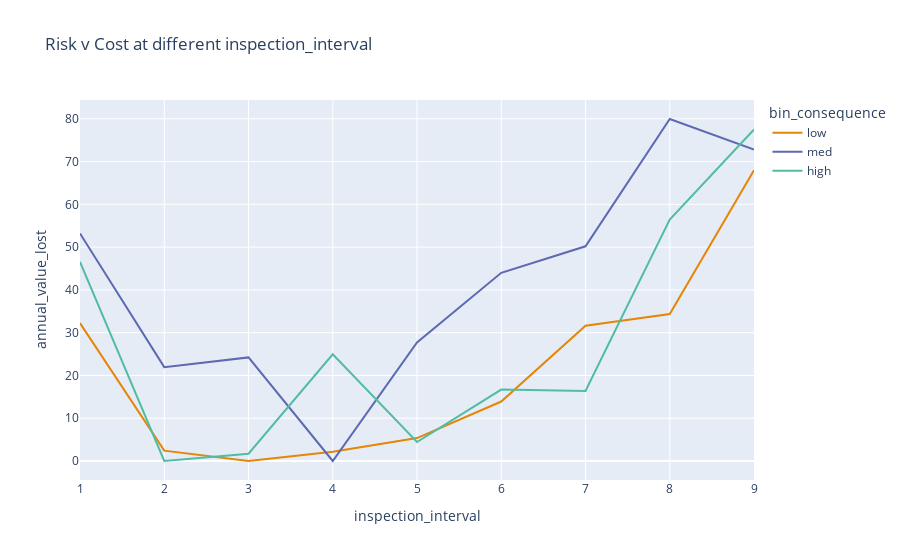

Here is the notebook cell this chart was saved with:
### Code cell
df_plot = df_all
fig = px.line(df_plot, x=sens_var, y="annual_value_lost", color=by, title=f'Risk v Cost at different {sens_var}', color_discrete_sequence=px.colors.qualitative.Vivid)
fig.show()

### Figure 1 — Plotly figure (JSON) as saved in the notebook; plotly's stock layout.template omitted (floating-point values rounded to 4 significant figures)
{"data": [{"hovertemplate": "bin_consequence=low<br>inspection_interval=%{x}<br>annual_value_lost=%{y}<extra></extra>", "legendgroup": "low", "line": {"color": "rgb(229, 134, 6)", "dash": "solid"}, "mode": "lines", "name": "low", "orientation": "v", "showlegend": true, "type": "scatter", "x": [1, 2, 3, 4, 5, 6, 7, 8, 9], "xaxis": "x", "y": [32.24, 2.42, 0, 2.14, 5.36, 13.9, 31.63, 34.35, 67.99], "yaxis": "y"}, {"hovertemplate": "bin_consequence=med<br>inspection_interval=%{x}<br>annual_value_lost=%{y}<extra></extra>", "legendgroup": "med", "line": {"color": "rgb(93, 105, 177)", "dash": "solid"}, "mode": "lines", "name": "med", "orientation": "v", "showlegend": true, "type": "scatter", "x": [1, 2, 3, 4, 5, 6, 7, 8, 9], "xaxis": "x", "y": [53.2, 21.94, 24.22, 0, 27.72, 44, 50.19, 79.95, 72.83], "yaxis": "y"}, {"hovertemplate": "bin_consequence=high<br>inspection_interval=%{x}<br>annual_value_lost=%{y}<extra></extra>", "legendgroup": "high", "line": {"color": "rgb(82, 188, 163)", "dash": "solid"}, "mode": "lines", "name": "high", "orientation": "v", "showlegend": true, "type": "scatter", "x": [1, 2, 3, 4, 5, 6, 7, 8, 9], "xaxis": "x", "y": [46.55, 0, 1.69, 24.95, 4.44, 16.69, 16.37, 56.42, 77.49], "yaxis": "y"}], "layout": {"legend": {"title": {"text": "bin_consequence"}, "tracegroupgap": 0}, "title": {"text": "Risk v Cost at different inspection_interval"}, "xaxis": {"anchor": "y", "domain": [0, 1], "title": {"text": "inspection_interval"}}, "yaxis": {"anchor": "x", "domain": [0, 1], "title": {"text": "annual_value_lost"}}}}
